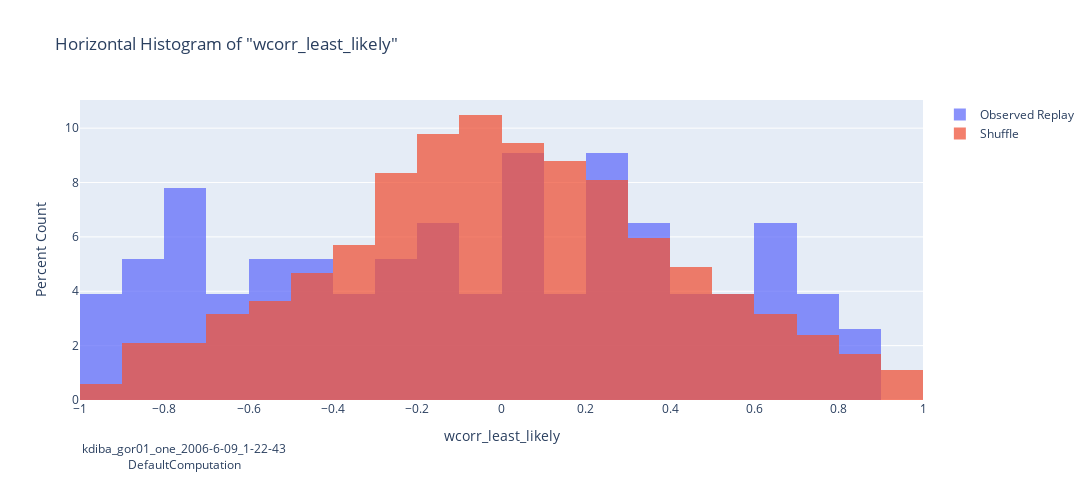

Notebook cell for this chart:
### Code cell
from neuropy.utils.mixins.indexing_helpers import get_dict_subset
from pyphoplacecellanalysis.SpecificResults.PendingNotebookCode import plot_replay_wcorr_histogram

## INPUTS: wcorr_ripple_shuffle_all_df, all_shuffles_only_best_decoder_wcorr_df, custom_suffix
# plot_var_name: str = 'abs_best_wcorr'
# plot_var_name: str = 'wcorr_z_long'
# plot_var_name: str = 'wcorr_most_likely'
plot_var_name: str = 'wcorr_least_likely'
# active_all_shuffles_only_best_decoder_wcorr_df = deepcopy(all_shuffles_only_best_decoder_wcorr_df[all_shuffles_only_best_decoder_wcorr_df['shuffle_idx'] > 1800]) # only most recent shuffles included
active_all_shuffles_only_best_decoder_wcorr_df = deepcopy(all_shuffles_only_best_decoder_wcorr_df) # all included

a_fig_context = curr_active_pipeline.build_display_context_for_session(display_fn_name='replay_wcorr', custom_suffix=custom_suffix)
# params_description_str: str = " | ".join([f"{str(k)}:{str(v)}" for k, v in get_dict_subset(new_replay_epochs.metadata, subset_excludelist=['qclu_included_aclus']).items()])
params_description_str: str = "DefaultComputation" # | ".join([f"{str(k)}:{str(v)}" for k, v in get_dict_subset(curr_active_pipeline.sess.replay.metadata, subset_excludelist=['qclu_included_aclus']).items()])
footer_annotation_text = f'{curr_active_pipeline.get_session_context()}<br>{params_description_str}'

fig = plot_replay_wcorr_histogram(df=wcorr_ripple_shuffle_all_df, plot_var_name=plot_var_name, all_shuffles_only_best_decoder_wcorr_df=active_all_shuffles_only_best_decoder_wcorr_df, footer_annotation_text=footer_annotation_text)

# Save figure to disk:
_out_result = curr_active_pipeline.output_figure(a_fig_context, fig=fig)
_out_result

# Show the figure
fig.show()

### Figure 1 — Plotly figure (JSON) as saved in the notebook; plotly's stock layout.template omitted (floating-point values rounded to 4 significant figures; data arrays with more than 128 entries replaced by an {"elided": "..."} marker saying what was removed)
{"data": [{"histnorm": "percent", "name": "Observed Replay", "nbinsx": 30, "opacity": 0.75, "type": "histogram", "x": [0.7184, -0.8103, -0.5941, -0.7065, 0.1553, -0.5753, 0.4928, 0.7378, -0.1526, 0.3362, 0.5457, 0.05916, 0.03374, -0.7602, -0.6411, -0.5328, 0.4544, 0.2546, -0.07743, 0.07316, 0.01486, -0.1312, 0.1672, 0.1507, -0.6621, -0.6718, -0.5295, -0.9202, -0.1027, -0.7935, -0.4104, 0.3438, 0.817, -0.1488, 0.06435, -0.339, 0.08962, -0.3229, -0.8023, 0.3566, 0.5583, 0.2102, 0.6775, 0.6761, 0.3024, -0.2608, 0.2117, 0.6574, -0.9384, -0.811, -0.9398, -0.2562, 0.4746, 0.2624, -0.7624, 0.02114, 0.2208, -0.04181, 0.6526, 0.744, 0.5498, -0.4456, -0.367, -0.731, -0.8498, 0.8388, 0.2107, 0.3005, -0.02274, 0.6539, -0.1196, -0.4419, -0.2006, -0.7784, -0.281, 0.284, -0.458]}, {"histnorm": "percent", "name": "Shuffle", "nbinsx": 30, "opacity": 0.75, "type": "histogram", "x": {"elided": "2233 float values"}}], "layout": {"annotations": [{"showarrow": false, "text": "kdiba_gor01_one_2006-6-09_1-22-43<br>DefaultComputation", "x": 0, "xanchor": "left", "xref": "paper", "y": -0.25, "yanchor": "bottom", "yref": "paper"}], "barmode": "overlay", "height": 480, "title": {"text": "Horizontal Histogram of \"wcorr_least_likely\""}, "width": 1650, "xaxis": {"title": {"text": "wcorr_least_likely"}}, "yaxis": {"title": {"text": "Percent Count"}}}}
